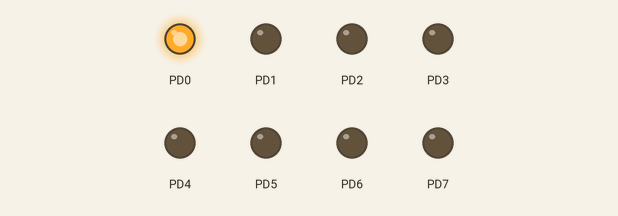
Simulated run of this program. Board: ATmega328P, built with avr-gcc and emulated at 16 MHz. Shown: output pins drawn as LEDs (lit = HIGH).

Above: at 0.15 s.
At 5.85 s:
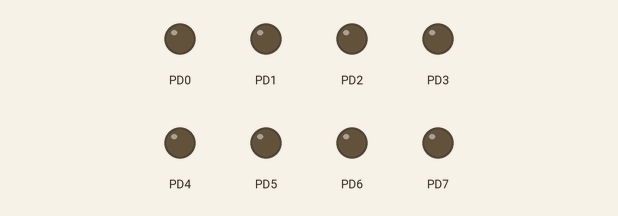
Timing chart, 0 to 6.2 s (numbered marks = the images above):
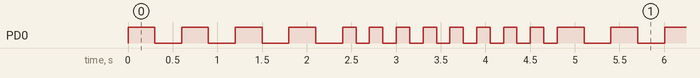

The program:

main.c
```c
/*
 * GccApplication1.c
 *
 * Created: 4/14/2024 8:01:04 PM
 * Author : lukas-pc
 */

#include <avr/io.h>
#define F_CPU 16000000UL
#include "util/delay.h"
#include <avr/interrupt.h>

char QUARTER = 16;
char EIGHT = 8;
char SIXTEENTH = 4;

void custom_delay_ms(unsigned int ms) {
	unsigned int i;
	for (i = 0; i < ms; i++) {
		_delay_ms(1); // Use built-in delay function for 1 millisecond
	}
}

void playNote(float BPM,char noteDuration){

	float n = (60000.0 / BPM) / 16 * noteDuration; // Calculate total duration in milliseconds
	PORTD |= (1<<0);
	custom_delay_ms(n/2);
	PORTD &= ~(1<<0);
	custom_delay_ms(n/2);

	}

int main(void)
{
    while (1)
    {
		DDRD = 0xFF;
		playNote(100,QUARTER); //dont use the sixteenth note it will break the realy
		playNote(100,QUARTER);
		playNote(100,QUARTER);
		playNote(100,QUARTER);

		playNote(100,EIGHT);
		playNote(100,EIGHT);
		playNote(100,EIGHT);
		playNote(100,EIGHT);
		playNote(100,EIGHT);
		playNote(100,EIGHT);
		playNote(100,EIGHT);
		playNote(100,EIGHT);

		}


}
```

Measured:
- by itself, PD0: repeats every 4.8 s: 8 × (HIGH 0.15 s, LOW 0.15 s), 4 × (HIGH 0.30 s, LOW 0.30 s)
- by itself, everything shown: repeats every 4.8 s, in 24 steps
